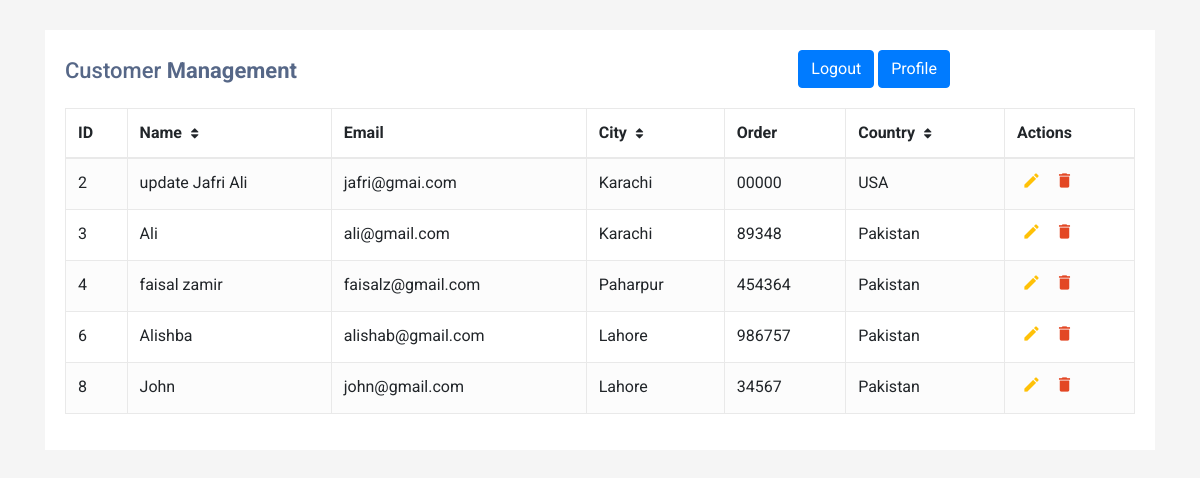
Page /index.php (signed in) on the committed database.
### tables this page shows
CREATE TABLE `customer_info` (
  `cid` int(10) NOT NULL,
  `cname` varchar(100) NOT NULL,
  `cemail` varchar(100) NOT NULL,
  `cpwd` varchar(100) NOT NULL,
  `ccity` varchar(100) NOT NULL,
  `corder` varchar(100) NOT NULL,
  `ccountry` varchar(100) NOT NULL,
  `cimg` varchar(100) NOT NULL
);

### index.php (the view, shortened to what this page needs)
<?php
if(!isset($_SESSION['cid'])){
    echo "<script>window.open('login.php','_self')</script>";
} else{
$servername = "localhost";
$username = "root";
$user_pwd = "";
$db = "customer";
$con = mysqli_connect($servername, $username, $user_pwd, $db);
?>
<!DOCTYPE html>
<html lang="en">
<head>
<link rel="stylesheet" href="https://stackpath.bootstrapcdn.com/bootstrap/4.5.0/css/bootstrap.min.css">
<link rel="stylesheet" href="https://maxcdn.bootstrapcdn.com/font-awesome/4.7.0/css/font-awesome.min.css">
</head>
<body>
<div class="container-xl">
    <div class="table-responsive">
        <div class="table-wrapper">
            <div class="table-title">
                <div class="row">
                    <div class="col-sm-8"><h2>Customer <b>Management</b></h2></div>
                    <div class="col-sm-4">
                        <a href="logout.php" role="button" class="btn btn-primary">Logout</a>
                        <a href="profile.php" role="button" class="btn btn-primary">Profile</a>
                    </div>
                </div>
            </div>
            <table class="table table-striped table-hover table-bordered">
                <thead>
                    <tr>
                        <th>ID</th>
                        <th>Name <i class="fa fa-sort"></i></th>
                        <th>Email</th>
                        <th>City <i class="fa fa-sort"></i></th>
                        <th>Order</th>
                        <th>Country <i class="fa fa-sort"></i></th>
                        <th>Actions</th>
                    </tr>
                </thead>
                <tbody>
                    <tr>
                        <?php
                            $all_customrs = "select * from customer_info";
                            $objects = mysqli_query($con, $all_customrs);
                            while($row = mysqli_fetch_array($objects)){
                                $cid  = $row['cid'];
                                $cname =  $row['cname'];
                                $cemail =  $row['cemail'];
                                $ccity =  $row['ccity'];
                                $corder =  $row['corder'];
                                $ccountry =  $row['ccountry'];
                        ?>
                        <td><?php echo $cid ?></td>
                        <td><?php echo $cname ?></td>
                        <td><?php echo $cemail ?></td>
                        <td><?php echo $ccity ?></td>
                        <td><?php echo $corder ?></td>
                        <td><?php echo $ccountry ?></td>
                        <td>
                            <a href="edit.php?edit=<?php echo $cid; ?>" class="edit" title="Edit" data-toggle="tooltip"><i class="material-icons">&#xE254;</i></a>
                            <a href="del.php?del=<?php echo $cid; ?>" class="delete" title="Delete" data-toggle="tooltip"><i class="material-icons">&#xE872;</i></a>
                        </td>
                    </tr>
                     <?php } ?>
                </tbody>
            </table>
        </div>
    </div>
</div>
</body>
</html>
<?php } ?>

### index.php (style rules this page uses)
body { color: #566787; background: #f5f5f5; font-family: 'Roboto', sans-serif; }
.table-responsive { margin: 30px 0; }
.table-wrapper { min-width: 1000px; background: #fff; padding: 20px; box-shadow: 0 1px 1px rgba(0,0,0,.05); }
.table-title { padding-bottom: 10px; margin: 0 0 10px; min-width: 100%; }
.table-title h2 { margin: 8px 0 0; font-size: 22px; }
table.table tr th, table.table tr td { border-color: #e9e9e9; }
table.table-striped tbody tr:nth-of-type(odd) { background-color: #fcfcfc; }
table.table th i { font-size: 13px; margin: 0 5px; cursor: pointer; }
table.table td:last-child { width: 130px; }
table.table td a { color: #a0a5b1; display: inline-block; margin: 0 5px; }
table.table td a.edit { color: #FFC107; }
table.table td a.delete { color: #E34724; }
table.table td i { font-size: 19px; }

### rows in the picture
customer_info: cid "2", cname "update Jafri Ali", cemail "jafri@gmai.com", ccity "Karachi", corder "00000", ccountry "USA"
customer_info: cid "3", cname "Ali", cemail "ali@gmail.com", ccity "Karachi", corder "89348", ccountry "Pakistan"
customer_info: cid "4", cname "faisal zamir", cemail "faisalz@gmail.com", ccity "Paharpur", corder "454364", ccountry "Pakistan"
customer_info: cid "6", cname "Alishba", cemail "alishab@gmail.com", ccity "Lahore", corder "986757", ccountry "Pakistan"
customer_info: cid "8", cname "John", cemail "john@gmail.com", ccity "Lahore", corder "34567", ccountry "Pakistan"
